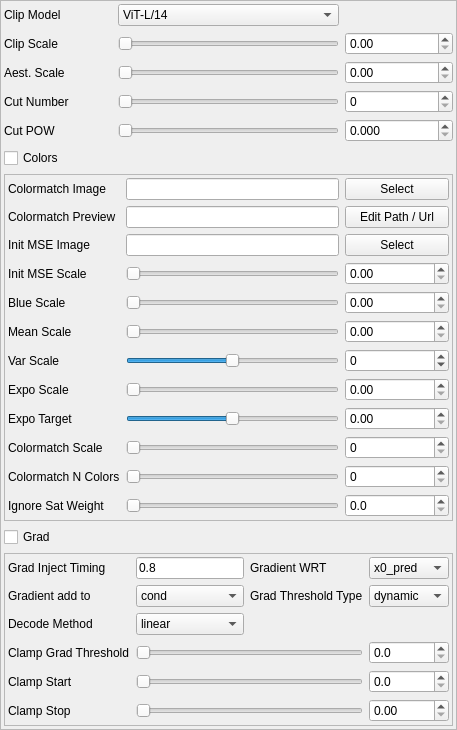
               <widget class="QFrame" name="aesthetic_values">
                <property name="frameShape">
                 <enum>QFrame::StyledPanel</enum>
                </property>
                <property name="frameShadow">
                 <enum>QFrame::Raised</enum>
                </property>
                <layout class="QGridLayout" name="gridLayout_15">
                 <property name="leftMargin">
                  <number>3</number>
                 </property>
                 <property name="topMargin">
                  <number>3</number>
                 </property>
                 <property name="rightMargin">
                  <number>3</number>
                 </property>
                 <property name="bottomMargin">
                  <number>3</number>
                 </property>
                 <item row="1" column="3">
                  <widget class="QDoubleSpinBox" name="clip_scale"/>
                 </item>
                 <item row="3" column="0">
                  <widget class="QLabel" name="label_33">
                   <property name="text">
                    <string>Cut Number</string>
                   </property>
                  </widget>
                 </item>
                 <item row="4" column="3">
                  <widget class="QDoubleSpinBox" name="cut_pow">
                   <property name="decimals">
                    <number>3</number>
                   </property>
                   <property name="maximum">
                    <double>1.000000000000000</double>
                   </property>
                   <property name="singleStep">
                    <double>0.001000000000000</double>
                   </property>
                  </widget>
                 </item>
                 <item row="2" column="3">
                  <widget class="QDoubleSpinBox" name="aesthetics_scale"/>
                 </item>
                 <item row="0" column="0">
                  <widget class="QLabel" name="label_58">
                   <property name="text">
                    <string>Clip Model</string>
                   </property>
                  </widget>
                 </item>
                 <item row="2" column="0">
                  <widget class="QLabel" name="label_69">
                   <property name="text">
                    <string>Aest. Scale</string>
                   </property>
                  </widget>
                 </item>
                 <item row="4" column="0">
                  <widget class="QLabel" name="label_34">
                   <property name="text">
                    <string>Cut POW</string>
                   </property>
                  </widget>
                 </item>
                 <item row="6" column="0" colspan="4">
                  <widget class="QFrame" name="color_expo_values">
                   <property name="sizePolicy">
                    <sizepolicy hsizetype="Expanding" vsizetype="Preferred">
                     <horstretch>0</horstretch>
                     <verstretch>0</verstretch>
                    </sizepolicy>
                   </property>
                   <property name="minimumSize">
                    <size>
                     <width>400</width>
                     <height>0</height>
                    </size>
                   </property>
                   <property name="frameShape">
                    <enum>QFrame::StyledPanel</enum>
                   </property>
                   <property name="frameShadow">
                    <enum>QFrame::Raised</enum>
                   </property>
                   <layout class="QGridLayout" name="gridLayout_7">
                    <property name="leftMargin">
                     <number>3</number>
                    </property>
                    <property name="topMargin">
                     <number>3</number>
                    </property>
                    <property name="rightMargin">
                     <number>3</number>
                    </property>
                    <property name="bottomMargin">
                     <number>3</number>
                    </property>
                    <item row="12" column="4">
                     <widget class="QDoubleSpinBox" name="exposure_scale">
                      <property name="maximum">
                       <double>50.000000000000000</double>
                      </property>
                      <property name="singleStep">
                       <double>0.010000000000000</double>
                      </property>
                     </widget>
                    </item>
                    <item row="11" column="4">
                     <widget class="QDoubleSpinBox" name="var_scale">
                      <property name="decimals">
                       <number>0</number>
                      </property>
                      <property name="minimum">
                       <double>-300.000000000000000</double>
                      </property>
                      <property name="maximum">
                       <double>300.000000000000000</double>
                      </property>
                     </widget>
                    </item>
                    <item row="11" column="2" colspan="2">
                     <widget class="QSlider" name="var_scale_slider">
                      <property name="minimum">
                       <number>-300</number>
                      </property>
                      <property name="maximum">
                       <number>300</number>
                      </property>
                      <property name="value">
                       <number>0</number>
                      </property>
                      <property name="orientation">
                       <enum>Qt::Horizontal</enum>
                      </property>
                     </widget>
                    </item>
                    <item row="14" column="2" colspan="2">
                     <widget class="QSlider" name="colormatch_scale_slider">
                      <property name="maximum">
                       <number>1000</number>
                      </property>
                      <property name="value">
                       <number>0</number>
                      </property>
                      <property name="orientation">
                       <enum>Qt::Horizontal</enum>
                      </property>
                     </widget>
                    </item>
                    <item row="4" column="4">
                     <widget class="QPushButton" name="select_mse_init">
                      <property name="text">
                       <string>Select</string>
                      </property>
                     </widget>
                    </item>
                    <item row="11" column="0">
                     <widget class="QLabel" name="label_25">
                      <property name="text">
                       <string>Var Scale</string>
                      </property>
                     </widget>
                    </item>
                    <item row="12" column="2" colspan="2">
                     <widget class="QSlider" name="exposure_scale_slider">
                      <property name="maximum">
                       <number>500</number>
                      </property>
                      <property name="value">
                       <number>0</number>
                      </property>
                      <property name="orientation">
                       <enum>Qt::Horizontal</enum>
                      </property>
                     </widget>
                    </item>
                    <item row="18" column="4">
                     <widget class="QSpinBox" name="colormatch_n_colors">
                      <property name="maximum">
                       <number>20</number>
                      </property>
                     </widget>
                    </item>
                    <item row="3" column="2" colspan="2">
                     <widget class="QLineEdit" name="lineEdit_2"/>
                    </item>
                    <item row="13" column="2" colspan="2">
                     <widget class="QSlider" name="exposure_target_slider">
                      <property name="minimum">
                       <number>-10</number>
                      </property>
                      <property name="maximum">
                       <number>10</number>
                      </property>
                      <property name="value">
                       <number>0</number>
                      </property>
                      <property name="orientation">
                       <enum>Qt::Horizontal</enum>
                      </property>
                     </widget>
                    </item>
                    <item row="19" column="0">
                     <widget class="QLabel" name="label_32">
                      <property name="text">
                       <string>Ignore Sat Weight</string>
                      </property>
                     </widget>
                    </item>
                    <item row="6" column="2" colspan="2">
                     <widget class="QSlider" name="init_mse_scale_slider">
                      <property name="orientation">
                       <enum>Qt::Horizontal</enum>
                      </property>
                     </widget>
                    </item>
                    <item row="3" column="4">
                     <widget class="QPushButton" name="pushButton_2">
                      <property name="text">
                       <string>Edit Path / Url</string>
                      </property>
                     </widget>
                    </item>
                    <item row="6" column="4">
                     <widget class="QDoubleSpinBox" name="init_mse_scale"/>
                    </item>
                    <item row="4" column="0">
                     <widget class="QLabel" name="label_16">
                      <property name="text">
                       <string>Init MSE Image</string>
                      </property>
                     </widget>
                    </item>
                    <item row="3" column="0">
                     <widget class="QLabel" name="label_30">
                      <property name="text">
                       <string>Colormatch Preview</string>
                      </property>
                     </widget>
                    </item>
                    <item row="14" column="4">
                     <widget class="QDoubleSpinBox" name="colormatch_scale">
                      <property name="decimals">
                       <number>0</number>
                      </property>
                      <property name="maximum">
                       <double>1000.000000000000000</double>
                      </property>
                     </widget>
                    </item>
                    <item row="18" column="2" colspan="2">
                     <widget class="QSlider" name="colormatch_n_colors_slider">
                      <property name="maximum">
                       <number>20</number>
                      </property>
                      <property name="orientation">
                       <enum>Qt::Horizontal</enum>
                      </property>
                     </widget>
                    </item>
                    <item row="12" column="0">
                     <widget class="QLabel" name="label_26">
                      <property name="text">
                       <string>Expo Scale</string>
                      </property>
                     </widget>
                    </item>
                    <item row="18" column="0">
                     <widget class="QLabel" name="label_31">
                      <property name="text">
                       <string>Colormatch N Colors</string>
                      </property>
                     </widget>
                    </item>
                    <item row="14" column="0">
                     <widget class="QLabel" name="label_28">
                      <property name="text">
                       <string>Colormatch Scale</string>
                      </property>
                     </widget>
                    </item>
                    <item row="6" column="0">
                     <widget class="QLabel" name="label_57">
                      <property name="text">
                       <string>Init MSE Scale</string>
                      </property>
                     </widget>
                    </item>
                    <item row="7" column="2" colspan="2">
                     <widget class="QSlider" name="blue_scale_slider">
                      <property name="orientation">
                       <enum>Qt::Horizontal</enum>
                      </property>
                     </widget>
                    </item>
                    <item row="10" column="4">
                     <widget class="QDoubleSpinBox" name="mean_scale">
                      <property name="maximum">
                       <double>50.000000000000000</double>
                      </property>
                      <property name="singleStep">
                       <double>0.010000000000000</double>
                      </property>
                     </widget>
                    </item>
                    <item row="2" column="4">
                     <widget class="QPushButton" name="select_color_match_image">
                      <property name="text">
                       <string>Select</string>
                      </property>
                     </widget>
                    </item>
                    <item row="19" column="2" colspan="2">
                     <widget class="QSlider" name="ignore_sat_weight_slider">
                      <property name="maximum">
                       <number>100</number>
                      </property>
                      <property name="value">
                       <number>0</number>
                      </property>
                      <property name="orientation">
                       <enum>Qt::Horizontal</enum>
                      </property>
                     </widget>
                    </item>
                    <item row="7" column="4">
                     <widget class="QDoubleSpinBox" name="blue_scale"/>
                    </item>
                    <item row="19" column="4">
                     <widget class="QDoubleSpinBox" name="ignore_sat_weight">
                      <property name="decimals">
                       <number>1</number>
                      </property>
                      <property name="maximum">
                       <double>10.000000000000000</double>
                      </property>
                      <property name="singleStep">
                       <double>0.100000000000000</double>
                      </property>
                     </widget>
                    </item>
                    <item row="10" column="0">
                     <widget class="QLabel" name="label_23">
                      <property name="text">
                       <string>Mean Scale</string>
                      </property>
                     </widget>
                    </item>
                    <item row="2" column="2" colspan="2">
                     <widget class="QLineEdit" name="colormatch_image"/>
                    </item>
                    <item row="13" column="0">
                     <widget class="QLabel" name="label_27">
                      <property name="text">
                       <string>Expo Target</string>
                      </property>
                     </widget>
                    </item>
                    <item row="7" column="0">
                     <widget class="QLabel" name="label_70">
                      <property name="text">
                       <string>Blue Scale</string>
                      </property>
                     </widget>
                    </item>
                    <item row="13" column="4">
                     <widget class="QDoubleSpinBox" name="exposure_target">
                      <property name="maximum">
                       <double>1.000000000000000</double>
                      </property>
                      <property name="singleStep">
                       <double>0.010000000000000</double>
                      </property>
                     </widget>
                    </item>
                    <item row="10" column="2" colspan="2">
                     <widget class="QSlider" name="mean_scale_slider">
                      <property name="maximum">
                       <number>500</number>
                      </property>
                      <property name="value">
                       <number>0</number>
                      </property>
                      <property name="orientation">
                       <enum>Qt::Horizontal</enum>
                      </property>
                     </widget>
                    </item>
                    <item row="2" column="0">
                     <widget class="QLabel" name="label_29">
                      <property name="text">
                       <string>Colormatch Image</string>
                      </property>
                     </widget>
                    </item>
                    <item row="4" column="2" colspan="2">
                     <widget class="QLineEdit" name="init_mse_image"/>
                    </item>
                   </layout>
                  </widget>
                 </item>
                 <item row="3" column="1" colspan="2">
                  <widget class="QSlider" name="cutn_slider">
                   <property name="maximum">
                    <number>100</number>
                   </property>
                   <property name="orientation">
                    <enum>Qt::Horizontal</enum>
                   </property>
                  </widget>
                 </item>
                 <item row="0" column="1" colspan="2">
                  <widget class="QComboBox" name="clip_name">
                   <item>
                    <property name="text">
                     <string>ViT-L/14</string>
                    </property>
                   </item>
                   <item>
                    <property name="text">
                     <string>ViT-L/14@336px</string>
                    </property>
                   </item>
                   <item>
                    <property name="text">
                     <string>ViT-B/16</string>
                    </property>
                   </item>
                   <item>
                    <property name="text">
                     <string>ViT-B/32</string>
                    </property>
                   </item>
                  </widget>
                 </item>
                 <item row="1" column="1" colspan="2">
                  <widget class="QSlider" name="clip_scale_slider">
                   <property name="maximum">
                    <number>1000</number>
                   </property>
                   <property name="value">
                    <number>0</number>
                   </property>
                   <property name="orientation">
                    <enum>Qt::Horizontal</enum>
                   </property>
                  </widget>
                 </item>
                 <item row="1" column="0">
                  <widget class="QLabel" name="label_68">
                   <property name="text">
                    <string>Clip Scale</string>
                   </property>
                  </widget>
                 </item>
                 <item row="7" column="0">
                  <widget class="QCheckBox" name="toggle_grad">
                   <property name="text">
                    <string>Grad</string>
                   </property>
                  </widget>
                 </item>
                 <item row="4" column="1" colspan="2">
                  <widget class="QSlider" name="cut_pow_slider">
                   <property name="maximum">
                    <number>1000</number>
                   </property>
                   <property name="value">
                    <number>0</number>
                   </property>
                   <property name="orientation">
                    <enum>Qt::Horizontal</enum>
                   </property>
                  </widget>
                 </item>
                 <item row="5" column="0">
                  <widget class="QCheckBox" name="toggle_colors">
                   <property name="text">
                    <string>Colors</string>
                   </property>
                  </widget>
                 </item>
                 <item row="2" column="1" colspan="2">
                  <widget class="QSlider" name="aesthetics_scale_slider">
                   <property name="maximum">
                    <number>1000</number>
                   </property>
                   <property name="value">
                    <number>0</number>
                   </property>
                   <property name="orientation">
                    <enum>Qt::Horizontal</enum>
                   </property>
                  </widget>
                 </item>
                 <item row="3" column="3">
                  <widget class="QSpinBox" name="cutn">
                   <property name="maximum">
                    <number>100</number>
                   </property>
                  </widget>
                 </item>
                 <item row="8" column="0" colspan="4">
                  <widget class="QFrame" name="grad_values">
                   <property name="frameShape">
                    <enum>QFrame::StyledPanel</enum>
                   </property>
                   <property name="frameShadow">
                    <enum>QFrame::Raised</enum>
                   </property>
                   <layout class="QGridLayout" name="gridLayout_14">
                    <property name="leftMargin">
                     <number>3</number>
                    </property>
                    <property name="topMargin">
                     <number>3</number>
                    </property>
                    <property name="rightMargin">
                     <number>3</number>
                    </property>
                    <property name="bottomMargin">
                     <number>3</number>
                    </property>
                    <item row="2" column="0">
                     <widget class="QLabel" name="label_3">
                      <property name="text">
                       <string>Decode Method</string>
                      </property>
                     </widget>
                    </item>
                    <item row="0" column="2">
                     <widget class="QLabel" name="label_59">
                      <property name="text">
                       <string>Gradient WRT</string>
                      </property>
                     </widget>
                    </item>
                    <item row="1" column="2">
                     <widget class="QLabel" name="label_61">
                      <property name="text">
                       <string>Grad Threshold Type</string>
                      </property>
                     </widget>
                    </item>
                    <item row="1" column="3">
                     <widget class="QComboBox" name="grad_threshold_type">
                      <item>
                       <property name="text">
                        <string>dynamic</string>
                       </property>
                      </item>
                      <item>
                       <property name="text">
                        <string>static</string>
                       </property>
                      </item>
                      <item>
                       <property name="text">
                        <string>mean</string>
                       </property>
                      </item>
                      <item>
                       <property name="text">
                        <string>schedule</string>
                       </property>
                      </item>
                     </widget>
                    </item>
                    <item row="3" column="0">
                     <widget class="QLabel" name="Clamp">
                      <property name="text">
                       <string>Clamp Grad Threshold</string>
                      </property>
                     </widget>
                    </item>
                    <item row="3" column="3">
                     <widget class="QDoubleSpinBox" name="clamp_grad_threshold">
                      <property name="decimals">
                       <number>1</number>
                      </property>
                      <property name="maximum">
                       <double>1.000000000000000</double>
                      </property>
                      <property name="singleStep">
                       <double>0.100000000000000</double>
                      </property>
                     </widget>
                    </item>
                    <item row="1" column="1">
                     <widget class="QComboBox" name="gradient_add_to">
                      <item>
                       <property name="text">
                        <string>cond</string>
                       </property>
                      </item>
                      <item>
                       <property name="text">
                        <string>uncond</string>
                       </property>
                      </item>
                      <item>
                       <property name="text">
                        <string>both</string>
                       </property>
                      </item>
                     </widget>
                    </item>
                    <item row="1" column="0">
                     <widget class="QLabel" name="label_60">
                      <property name="text">
                       <string>Gradient add to</string>
                      </property>
                     </widget>
                    </item>
                    <item row="0" column="0">
                     <widget class="QLabel" name="Clamp_4">
                      <property name="text">
                       <string>Grad Inject Timing</string>
                      </property>
                     </widget>
                    </item>
                    <item row="0" column="1">
                     <widget class="QLineEdit" name="grad_inject_timing">
                      <property name="text">
                       <string>0.8</string>
                      </property>
                     </widget>
                    </item>
                    <item row="0" column="3">
                     <widget class="QComboBox" name="gradient_wrt">
                      <item>
                       <property name="text">
                        <string>x0_pred</string>
                       </property>
                      </item>
                      <item>
                       <property name="text">
                        <string>x</string>
                       </property>
                      </item>
                     </widget>
                    </item>
                    <item row="2" column="1">
                     <widget class="QComboBox" name="decode_method">
                      <item>
                       <property name="text">
                        <string>linear</string>
                       </property>
                      </item>
                      <item>
                       <property name="text">
                        <string>None</string>
                       </property>
                      </item>
                      <item>
                       <property name="text">
                        <string>autoencoder</string>
                       </property>
                      </item>
                     </widget>
                    </item>
                    <item row="4" column="0">
                     <widget class="QLabel" name="Clamp_2">
                      <property name="text">
                       <string>Clamp Start</string>
                      </property>
                     </widget>
                    </item>
                    <item row="3" column="1" colspan="2">
                     <widget class="QSlider" name="clamp_grad_threshold_slider">
                      <property name="maximum">
                       <number>10</number>
                      </property>
                      <property name="value">
                       <number>0</number>
                      </property>
                      <property name="orientation">
                       <enum>Qt::Horizontal</enum>
                      </property>
                     </widget>
                    </item>
                    <item row="5" column="0">
                     <widget class="QLabel" name="Clamp_3">
                      <property name="text">
                       <string>Clamp Stop</string>
                      </property>
                     </widget>
                    </item>
                    <item row="4" column="3">
                     <widget class="QDoubleSpinBox" name="clamp_start">
                      <property name="decimals">
                       <number>1</number>
                      </property>
                      <property name="maximum">
                       <double>1.000000000000000</double>
                      </property>
                      <property name="singleStep">
                       <double>0.100000000000000</double>
                      </property>
                     </widget>
                    </item>
                    <item row="5" column="3">
                     <widget class="QDoubleSpinBox" name="clamp_stop">
                      <property name="maximum">
                       <double>1.000000000000000</double>
                      </property>
                      <property name="singleStep">
                       <double>0.010000000000000</double>
                      </property>
                     </widget>
                    </item>
                    <item row="4" column="1" colspan="2">
                     <widget class="QSlider" name="clamp_start_slider">
                      <property name="maximum">
                       <number>10</number>
                      </property>
                      <property name="value">
                       <number>0</number>
                      </property>
                      <property name="orientation">
                       <enum>Qt::Horizontal</enum>
                      </property>
                     </widget>
                    </item>
                    <item row="5" column="1" colspan="2">
                     <widget class="QSlider" name="clamp_stop_slider">
                      <property name="maximum">
                       <number>100</number>
                      </property>
                      <property name="value">
                       <number>0</number>
                      </property>
                      <property name="orientation">
                       <enum>Qt::Horizontal</enum>
                      </property>
                     </widget>
                    </item>
                   </layout>
                  </widget>
                 </item>
                </layout>
               </widget>
